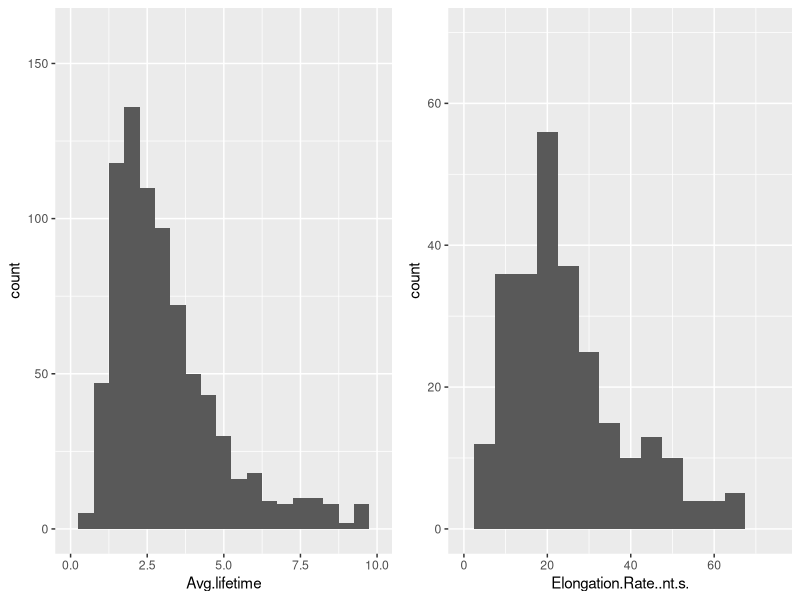

Generate this figure with R:
require(tidyverse)
require(ggplot2)
require(gridExtra)

st4 <- read.csv("data/raw_data/supp_table4.csv")
st6 <- read.csv("data/raw_data/supp_table6.csv")

fig3a <- ggplot(st4, aes(x=Avg.lifetime)) + geom_histogram(binwidth=0.5) +
  xlim(0, 10) + ylim(0, 160)
fig3b <- ggplot(st6, aes(x=Elongation.Rate..nt.s.)) + geom_histogram(binwidth=5) +
  xlim(0, 75) + ylim(0, 70)

grid.arrange(fig3a, fig3b, ncol=2)
